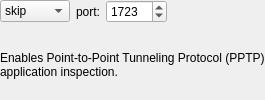
         <widget class="QWidget" name="label658">
          <attribute name="title">
           <string>pptp</string>
          </attribute>
          <layout class="QGridLayout">
           <property name="margin">
            <number>0</number>
           </property>
           <item row="1" column="0" colspan="4">
            <widget class="QLabel" name="label690">
             <property name="text">
              <string>Enables Point-to-Point Tunneling Protocol (PPTP) application inspection.</string>
             </property>
             <property name="alignment">
              <set>Qt::AlignLeading|Qt::AlignLeft|Qt::AlignVCenter</set>
             </property>
             <property name="wordWrap">
              <bool>true</bool>
             </property>
            </widget>
           </item>
           <item row="0" column="2">
            <widget class="QSpinBox" name="pix_pptp_port">
             <property name="minimum">
              <number>1</number>
             </property>
             <property name="maximum">
              <number>65535</number>
             </property>
             <property name="value">
              <number>1723</number>
             </property>
            </widget>
           </item>
           <item row="0" column="1">
            <widget class="QLabel" name="label689">
             <property name="text">
              <string>port:</string>
             </property>
             <property name="alignment">
              <set>Qt::AlignCenter</set>
             </property>
             <property name="wordWrap">
              <bool>false</bool>
             </property>
             <property name="buddy">
              <cstring>pix_ftp_port</cstring>
             </property>
            </widget>
           </item>
           <item row="0" column="3">
            <spacer>
             <property name="orientation">
              <enum>Qt::Horizontal</enum>
             </property>
             <property name="sizeType">
              <enum>QSizePolicy::Expanding</enum>
             </property>
             <property name="sizeHint" stdset="0">
              <size>
               <width>40</width>
               <height>20</height>
              </size>
             </property>
            </spacer>
           </item>
           <item row="0" column="0">
            <widget class="QComboBox" name="pix_pptp_switch">
             <item>
              <property name="text">
               <string>skip</string>
              </property>
             </item>
             <item>
              <property name="text">
               <string>enable</string>
              </property>
             </item>
             <item>
              <property name="text">
               <string>disable</string>
              </property>
             </item>
            </widget>
           </item>
          </layout>
         </widget>
